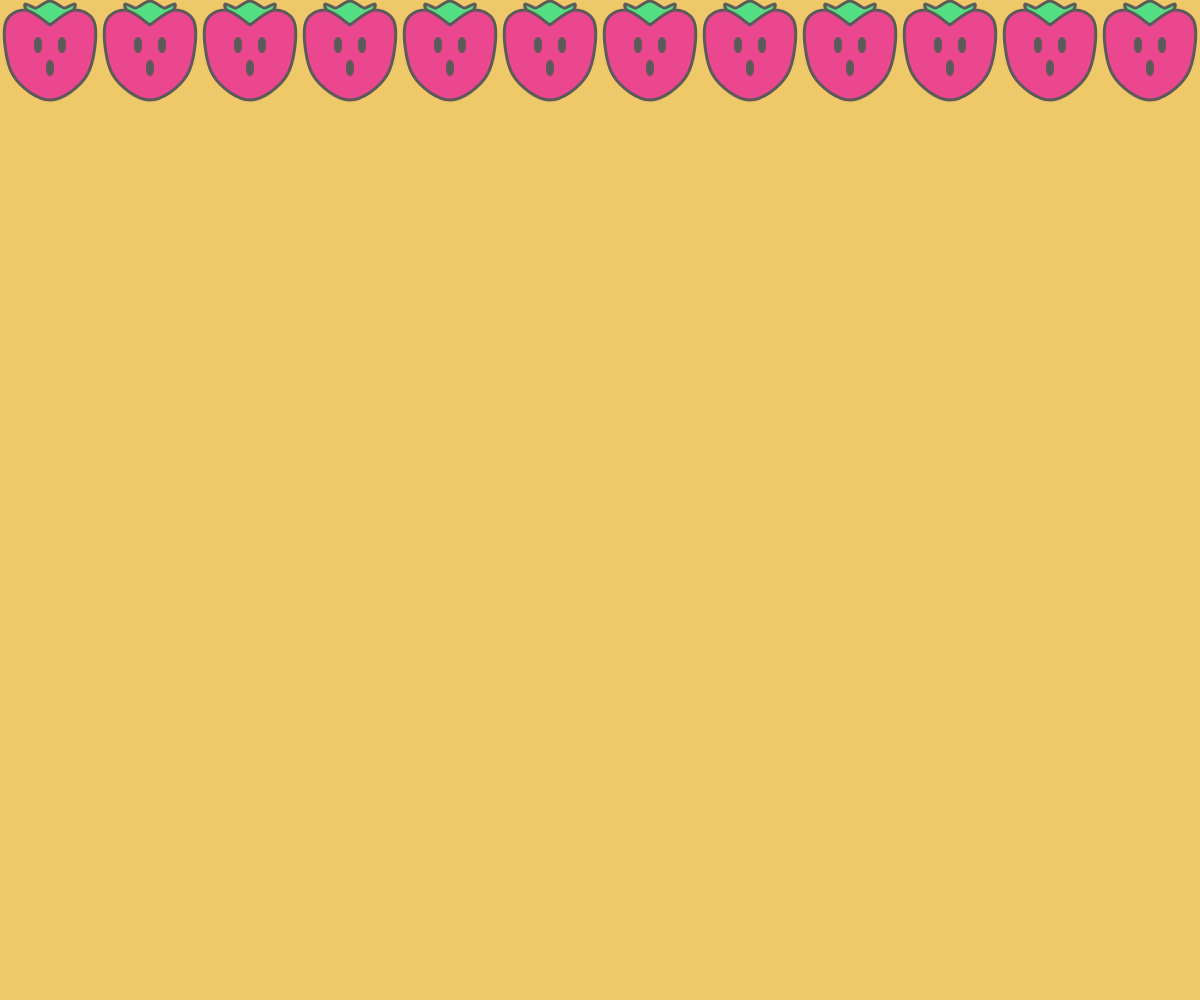
Frame 1 (no input)
Frame 60 (no input): identical to frame 1, image omitted
Frame 120 (the mouse pressed at the canvas centre since frame 60): identical to frame 1, image omitted

The p5.js sketch that drew this single still picture (run headless with seeded random() and noise() and a simulated clock; from frame 60 on, the mouse is pressed at the canvas centre):

// p5.js sketch
// ── sketch.js


function setup() {
  createCanvas(windowWidth, windowHeight);

  for(let i = 0; i < 10; i++){
    console.log(i);
  }
}

function draw() {
  background("#eec869ff");
  strokeWeight(3);
  stroke("rgba(93, 90, 90, 1)");

  for (let i=0; i<width;i++){
    if(i>0){
      translate(100,0)
    }
  
  
  // drawing the leaf stem portion
  beginShape();
  fill("rgba(84, 222, 130, 1)")
  curveVertex(0,50);
  curveVertex(50,50);
  curveVertex(25,7);
  curveVertex(35,8);
  curveVertex(38,7);
  curveVertex(50,1);
  curveVertex(62,7);
  curveVertex(65,8);
  curveVertex(75,7);
  curveVertex(50,50);
  curveVertex(100,50);
  endShape();

  // drawing the body of strawberry
  fill("rgba(235, 71, 142, 1)");
  beginShape();
  curveVertex(50,25);
  curveVertex(50,25);
  curveVertex(25,10);
  curveVertex(5,25);
  curveVertex(13,75);
  curveVertex(50,100);
  curveVertex(87,75);
  curveVertex(95,25);
  curveVertex(75,10);
  curveVertex(50,25);
  curveVertex(50,25);
  endShape();

  // drawing the seeds
  fill("rgba(93, 90, 90, 1)");
  ellipse(38,45,5,13);
  ellipse(62,45,5,13);
  ellipse(50,68,5,13);














  }}
